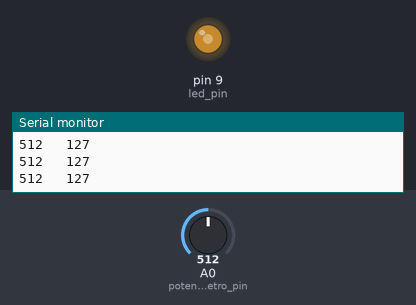
A sketch run on a simulated Arduino Uno, built with avr-gcc and run on an emulated ATmega328P. On the bench: output pins drawn as LEDs (lit = HIGH), the last lines printed to the serial monitor. The inputs (shaded band) are chosen by the test bench; at power-on: A0 (potenciometro_pin) = 512.

Above: at 1.2 s.
1.3 s: A0 (potenciometro_pin) set to 419
At 1.7 s:
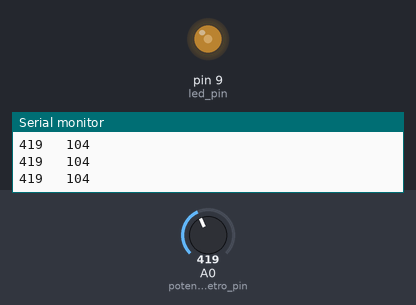
2.8 s: A0 (potenciometro_pin) set to 386
At 3.9 s:
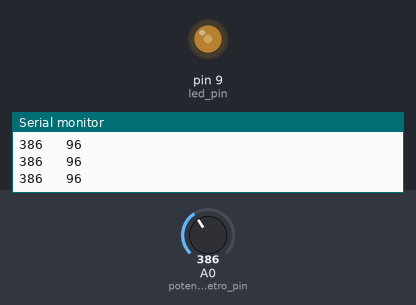
4.3 s: A0 (potenciometro_pin) set to 716
At 5.0 s:
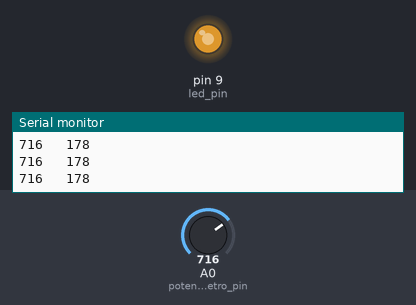
5.8 s: A0 (potenciometro_pin) set to 900
At 6.1 s:
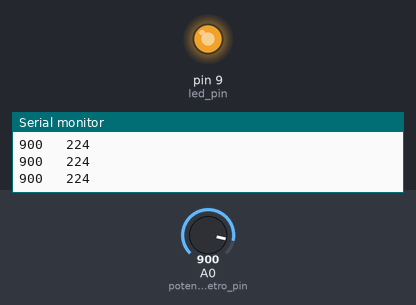
7.3 s: A0 (potenciometro_pin) set to 122
At 7.6 s:
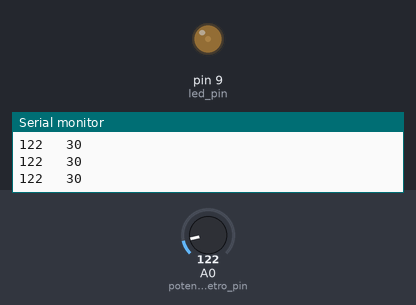
8.8 s: A0 (potenciometro_pin) set to 511
At 9.9 s:
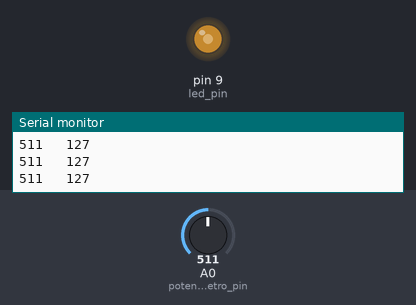
Timing chart, 0 to 11.3 s (numbered marks = the images above; inputs shaded):
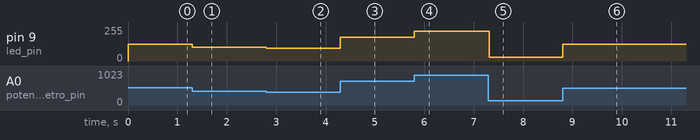

Measured:
- after the input at 1.3 s, pin 9 (led_pin): 127/255 → 104/255 at once
- after the input at 2.8 s, pin 9 (led_pin): 104/255 → 96/255 at once
- after the input at 4.3 s, pin 9 (led_pin): 96/255 → 178/255 at once
- after the input at 5.8 s, pin 9 (led_pin): 178/255 → 224/255 at once
- after the input at 7.3 s, pin 9 (led_pin): 224/255 → 30/255 at once
- after the input at 8.8 s, pin 9 (led_pin): 30/255 → 127/255 at once

The sketch:

021_potenciometro_led.ino.ino
```cpp
int led_pin = 9;
int potenciometro_pin = A0;
int potenciometro_valor;
int valor_mapeado;

void setup() {
  pinMode(led_pin, OUTPUT);
  pinMode(potenciometro_pin, INPUT);
  Serial.begin(9600);
}

void loop() {

  potenciometro_valor = analogRead(potenciometro_pin);


                      //valor original, min entrada, max entrada, min saida, max saida
  valor_mapeado = map(potenciometro_valor, 0, 1023, 0, 255);
  analogWrite(led_pin, valor_mapeado);

  Serial.print(potenciometro_valor);
  Serial.print("   ");
  Serial.println(valor_mapeado);
}
```
